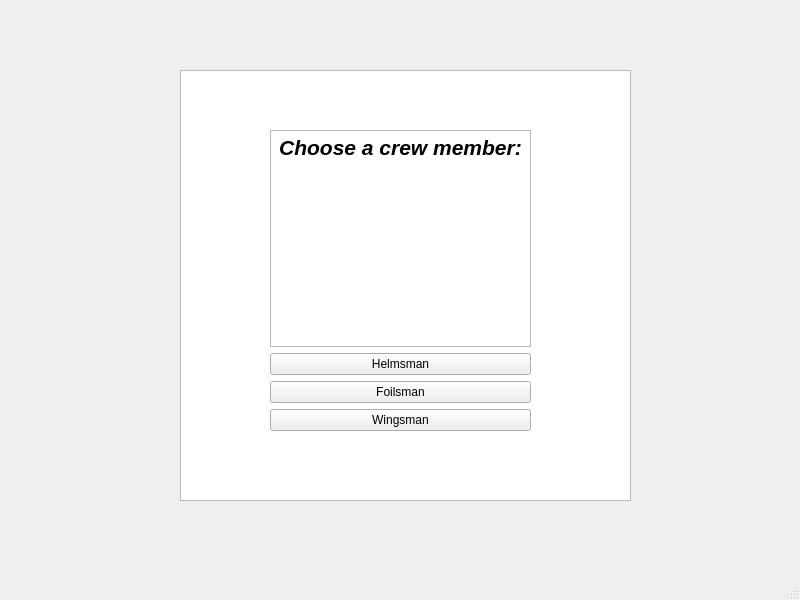
<?xml version="1.0" encoding="UTF-8"?>
<ui version="4.0">
 <class>MainWindow</class>
 <widget class="QMainWindow" name="MainWindow">
  <property name="geometry">
   <rect>
    <x>0</x>
    <y>0</y>
    <width>800</width>
    <height>600</height>
   </rect>
  </property>
  <property name="windowTitle">
   <string>MainWindow</string>
  </property>
  <widget class="QWidget" name="centralwidget">
   <widget class="QWidget" name="gridLayoutWidget">
    <property name="geometry">
     <rect>
      <x>270</x>
      <y>130</y>
      <width>261</width>
      <height>301</height>
     </rect>
    </property>
    <layout class="QGridLayout" name="gridLayout">
     <item row="2" column="0">
      <widget class="QPushButton" name="pushButton_2">
       <property name="text">
        <string>Foilsman</string>
       </property>
      </widget>
     </item>
     <item row="3" column="0">
      <widget class="QPushButton" name="pushButton">
       <property name="text">
        <string>Wingsman</string>
       </property>
      </widget>
     </item>
     <item row="1" column="0">
      <widget class="QPushButton" name="pushButton_3">
       <property name="text">
        <string>Helmsman</string>
       </property>
      </widget>
     </item>
     <item row="0" column="0">
      <widget class="QTextBrowser" name="textBrowser_2">
       <property name="html">
        <string>&lt;!DOCTYPE HTML PUBLIC &quot;-//W3C//DTD HTML 4.0//EN&quot; &quot;http://www.w3.org/TR/REC-html40/strict.dtd&quot;&gt;
&lt;html&gt;&lt;head&gt;&lt;meta name=&quot;qrichtext&quot; content=&quot;1&quot; /&gt;&lt;style type=&quot;text/css&quot;&gt;
p, li { white-space: pre-wrap; }
&lt;/style&gt;&lt;/head&gt;&lt;body style=&quot; font-family:'MS Shell Dlg 2'; font-size:7.8pt; font-weight:400; font-style:normal;&quot;&gt;
&lt;p align=&quot;center&quot; style=&quot; margin-top:0px; margin-bottom:0px; margin-left:0px; margin-right:0px; -qt-block-indent:0; text-indent:0px;&quot;&gt;&lt;span style=&quot; font-size:16pt; font-weight:600; font-style:italic;&quot;&gt;Choose a crew member:&lt;/span&gt;&lt;/p&gt;&lt;/body&gt;&lt;/html&gt;</string>
       </property>
      </widget>
     </item>
    </layout>
   </widget>
   <widget class="QLabel" name="label">
    <property name="geometry">
     <rect>
      <x>290</x>
      <y>50</y>
      <width>55</width>
      <height>16</height>
     </rect>
    </property>
    <property name="text">
     <string/>
    </property>
   </widget>
   <widget class="QTextBrowser" name="textBrowser">
    <property name="geometry">
     <rect>
      <x>180</x>
      <y>70</y>
      <width>451</width>
      <height>431</height>
     </rect>
    </property>
   </widget>
   <zorder>textBrowser</zorder>
   <zorder>gridLayoutWidget</zorder>
   <zorder>label</zorder>
  </widget>
  <widget class="QMenuBar" name="menubar">
   <property name="geometry">
    <rect>
     <x>0</x>
     <y>0</y>
     <width>800</width>
     <height>26</height>
    </rect>
   </property>
  </widget>
  <widget class="QStatusBar" name="statusbar"/>
 </widget>
 <resources/>
 <connections/>
</ui>
